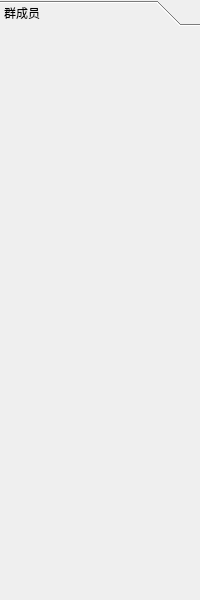
<?xml version="1.0" encoding="UTF-8"?>
<ui version="4.0">
 <class>DialogList</class>
 <widget class="QWidget" name="DialogList">
  <property name="geometry">
   <rect>
    <x>0</x>
    <y>0</y>
    <width>200</width>
    <height>600</height>
   </rect>
  </property>
  <property name="windowTitle">
   <string>Form</string>
  </property>
  <layout class="QVBoxLayout" name="verticalLayout">
   <property name="spacing">
    <number>0</number>
   </property>
   <property name="leftMargin">
    <number>0</number>
   </property>
   <property name="topMargin">
    <number>0</number>
   </property>
   <property name="rightMargin">
    <number>0</number>
   </property>
   <property name="bottomMargin">
    <number>0</number>
   </property>
   <item>
    <widget class="QToolBox" name="toolBox">
     <property name="currentIndex">
      <number>0</number>
     </property>
     <widget class="QWidget" name="page">
      <property name="geometry">
       <rect>
        <x>0</x>
        <y>0</y>
        <width>200</width>
        <height>570</height>
       </rect>
      </property>
      <attribute name="label">
       <string>群成员</string>
      </attribute>
      <layout class="QVBoxLayout" name="vlayout"/>
     </widget>
    </widget>
   </item>
  </layout>
 </widget>
 <resources/>
 <connections/>
</ui>
